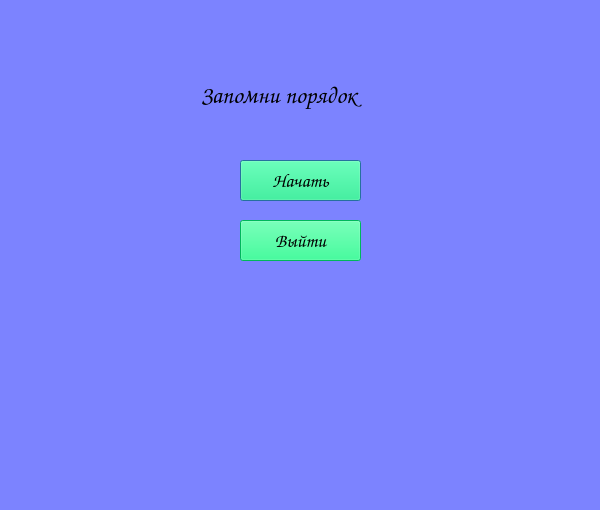
<?xml version="1.0" encoding="UTF-8"?>
<ui version="4.0">
 <class>Dialog</class>
 <widget class="QDialog" name="Dialog">
  <property name="geometry">
   <rect>
    <x>0</x>
    <y>0</y>
    <width>600</width>
    <height>510</height>
   </rect>
  </property>
  <property name="windowTitle">
   <string>Игра запомни порядок</string>
  </property>
  <property name="windowIcon">
   <iconset>
    <normaloff>icon2.png</normaloff>icon2.png</iconset>
  </property>
  <property name="styleSheet">
   <string notr="true">background-color: rgb(124, 131, 255)</string>
  </property>
  <widget class="QPushButton" name="Startgame">
   <property name="geometry">
    <rect>
     <x>240</x>
     <y>160</y>
     <width>121</width>
     <height>41</height>
    </rect>
   </property>
   <property name="font">
    <font>
     <family>Comic Sans MS</family>
     <pointsize>14</pointsize>
     <weight>50</weight>
     <bold>false</bold>
    </font>
   </property>
   <property name="styleSheet">
    <string notr="true">background-color: rgb(0, 255, 127)</string>
   </property>
   <property name="text">
    <string>Начать</string>
   </property>
   <property name="iconSize">
    <size>
     <width>16</width>
     <height>16</height>
    </size>
   </property>
   <property name="default">
    <bool>false</bool>
   </property>
   <property name="flat">
    <bool>false</bool>
   </property>
  </widget>
  <widget class="QLabel" name="label">
   <property name="geometry">
    <rect>
     <x>200</x>
     <y>80</y>
     <width>211</width>
     <height>31</height>
    </rect>
   </property>
   <property name="font">
    <font>
     <family>Comic Sans MS</family>
     <pointsize>18</pointsize>
     <weight>75</weight>
     <italic>false</italic>
     <bold>true</bold>
    </font>
   </property>
   <property name="styleSheet">
    <string notr="true">color: rgb(0, 0, 0)</string>
   </property>
   <property name="text">
    <string>Запомни порядок</string>
   </property>
  </widget>
  <widget class="QPushButton" name="finishgame">
   <property name="geometry">
    <rect>
     <x>240</x>
     <y>220</y>
     <width>121</width>
     <height>41</height>
    </rect>
   </property>
   <property name="font">
    <font>
     <family>Comic Sans MS</family>
     <pointsize>14</pointsize>
     <weight>50</weight>
     <bold>false</bold>
    </font>
   </property>
   <property name="styleSheet">
    <string notr="true">background-color: rgb(0, 255, 127)</string>
   </property>
   <property name="text">
    <string>Выйти</string>
   </property>
   <property name="iconSize">
    <size>
     <width>16</width>
     <height>16</height>
    </size>
   </property>
   <property name="default">
    <bool>false</bool>
   </property>
   <property name="flat">
    <bool>false</bool>
   </property>
  </widget>
 </widget>
 <resources/>
 <connections/>
</ui>
